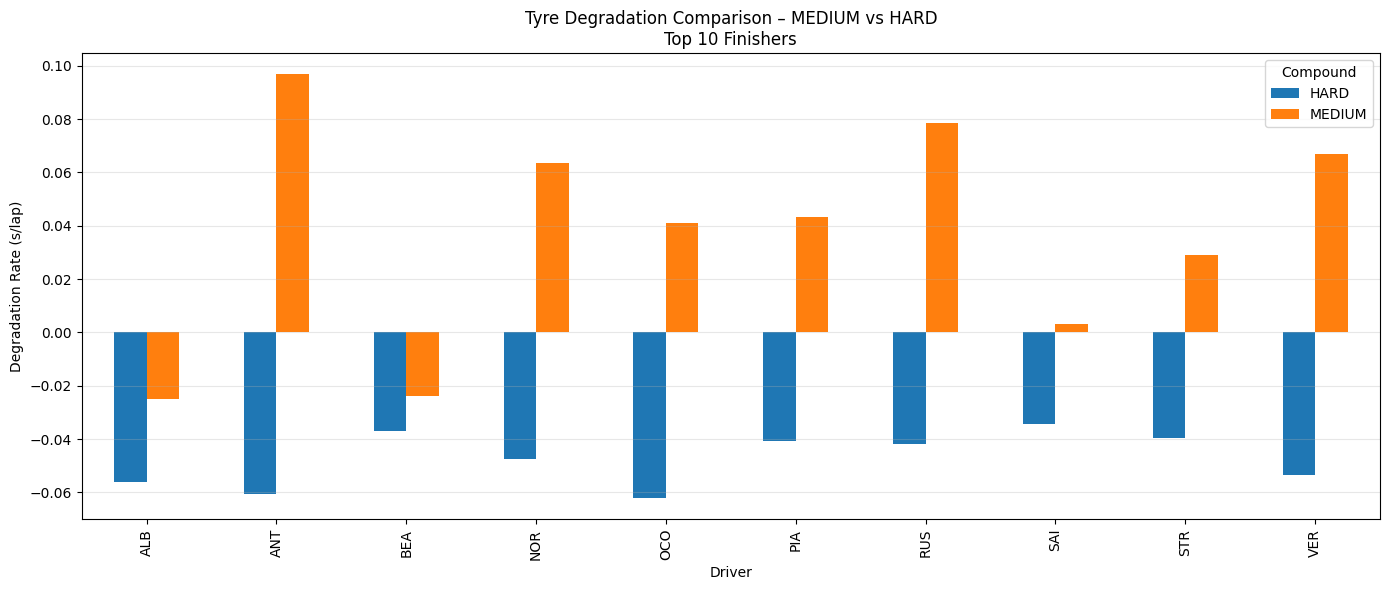

Here is the Python script that generated this plot:
import fastf1, os
import pandas as pd
import numpy as np
import matplotlib.pyplot as plt
from pathlib import Path

# ===== CONFIG =====
YEAR = 2025
GP = "China gp"
SESSION = "R"
COMPOUNDS = ["MEDIUM", "HARD"]
TOP_N = 10
CACHE_DIR = Path("/content/fastf1_cache")

# ===== CACHE =====
CACHE_DIR.mkdir(parents=True, exist_ok=True)
fastf1.Cache.enable_cache(CACHE_DIR)

# ===== LOAD =====
session = fastf1.get_session(YEAR, GP, SESSION)
session.load()

laps = session.laps
laps = laps[laps["IsAccurate"]].copy()
laps["LapTimeSec"] = laps["LapTime"].dt.total_seconds()

drivers = (
    session.results
    .sort_values("Position")
    .head(TOP_N)["Abbreviation"]
    .tolist()
)

laps = laps[
    laps["Driver"].isin(drivers) &
    laps["PitInTime"].isna() &
    laps["PitOutTime"].isna() &
    laps["Compound"].isin(COMPOUNDS)
]

# ===== REMOVE OUTLIERS (IQR per driver, compound, stint) =====
clean = []

for (d, c, s), dl in laps.groupby(["Driver","Compound","Stint"]):
    if len(dl) < 5:
        continue
    q1, q3 = dl["LapTimeSec"].quantile([0.25, 0.75])
    iqr = q3 - q1
    dl = dl[(dl["LapTimeSec"] >= q1-1.5*iqr) & (dl["LapTimeSec"] <= q3+1.5*iqr)]
    clean.append(dl)

clean = pd.concat(clean)

# ===== CALCULATE DEGRADATION SLOPE =====
records = []

for (d, c), dl in clean.groupby(["Driver","Compound"]):
    stint_id = dl.groupby("Stint").size().idxmax()
    st = dl[dl["Stint"] == stint_id]
    if len(st) < 5:
        continue
    slope = np.polyfit(st["TyreLife"], st["LapTimeSec"], 1)[0]
    records.append({"Driver": d, "Compound": c, "Degradation_s_per_lap": slope})

deg = pd.DataFrame(records)

# ===== PLOT =====
pivot = deg.pivot(index="Driver", columns="Compound", values="Degradation_s_per_lap")
pivot.plot(kind="bar", figsize=(14,6))

plt.title("Tyre Degradation Comparison – MEDIUM vs HARD\nTop 10 Finishers")
plt.ylabel("Degradation Rate (s/lap)")
plt.grid(axis="y", alpha=0.3)
plt.tight_layout()
plt.show()

pivot
